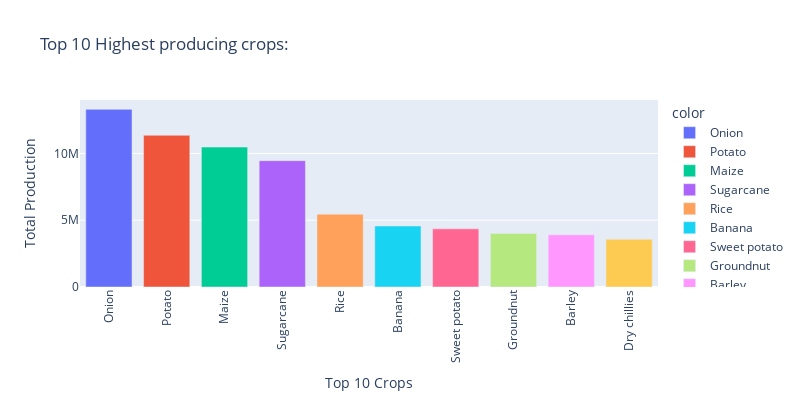

Notebook code for this chart:
### Code cell
crops = data.groupby(by="Crop")["Production"].sum().sort_values(ascending=False).index
production = data.groupby(by="Crop")["Production"].sum().sort_values(ascending=False).values

fig = px.bar(x=crops[:10], y=production[:10], color=crops[:10], title="Top 10 Highest producing crops:")

fig.update_layout(
    xaxis_tickangle=-90,
    xaxis_tickmode='linear',
    width=800,
    height=400,
    xaxis_title = "Top 10 Crops",
    yaxis_title = "Total Production"
)

fig.show()

### Figure 1 — Plotly figure (JSON) as saved in the notebook; plotly's stock layout.template omitted (floating-point values rounded to 4 significant figures)
{"data": [{"hovertemplate": "color=Onion<br>x=%{x}<br>y=%{y}<extra></extra>", "legendgroup": "Onion", "marker": {"color": "#636efa", "pattern": {"shape": ""}}, "name": "Onion", "orientation": "v", "showlegend": true, "textposition": "auto", "type": "bar", "x": ["Onion"], "xaxis": "x", "y": [13300000.0], "yaxis": "y"}, {"hovertemplate": "color=Potato<br>x=%{x}<br>y=%{y}<extra></extra>", "legendgroup": "Potato", "marker": {"color": "#EF553B", "pattern": {"shape": ""}}, "name": "Potato", "orientation": "v", "showlegend": true, "textposition": "auto", "type": "bar", "x": ["Potato"], "xaxis": "x", "y": [11360000.0], "yaxis": "y"}, {"hovertemplate": "color=Maize<br>x=%{x}<br>y=%{y}<extra></extra>", "legendgroup": "Maize", "marker": {"color": "#00cc96", "pattern": {"shape": ""}}, "name": "Maize", "orientation": "v", "showlegend": true, "textposition": "auto", "type": "bar", "x": ["Maize"], "xaxis": "x", "y": [10480000.0], "yaxis": "y"}, {"hovertemplate": "color=Sugarcane<br>x=%{x}<br>y=%{y}<extra></extra>", "legendgroup": "Sugarcane", "marker": {"color": "#ab63fa", "pattern": {"shape": ""}}, "name": "Sugarcane", "orientation": "v", "showlegend": true, "textposition": "auto", "type": "bar", "x": ["Sugarcane"], "xaxis": "x", "y": [9457000.0], "yaxis": "y"}, {"hovertemplate": "color=Rice<br>x=%{x}<br>y=%{y}<extra></extra>", "legendgroup": "Rice", "marker": {"color": "#FFA15A", "pattern": {"shape": ""}}, "name": "Rice", "orientation": "v", "showlegend": true, "textposition": "auto", "type": "bar", "x": ["Rice"], "xaxis": "x", "y": [5453000.0], "yaxis": "y"}, {"hovertemplate": "color=Banana<br>x=%{x}<br>y=%{y}<extra></extra>", "legendgroup": "Banana", "marker": {"color": "#19d3f3", "pattern": {"shape": ""}}, "name": "Banana", "orientation": "v", "showlegend": true, "textposition": "auto", "type": "bar", "x": ["Banana"], "xaxis": "x", "y": [4569000.0], "yaxis": "y"}, {"hovertemplate": "color=Sweet potato<br>x=%{x}<br>y=%{y}<extra></extra>", "legendgroup": "Sweet potato", "marker": {"color": "#FF6692", "pattern": {"shape": ""}}, "name": "Sweet potato", "orientation": "v", "showlegend": true, "textposition": "auto", "type": "bar", "x": ["Sweet potato"], "xaxis": "x", "y": [4355000.0], "yaxis": "y"}, {"hovertemplate": "color=Groundnut<br>x=%{x}<br>y=%{y}<extra></extra>", "legendgroup": "Groundnut", "marker": {"color": "#B6E880", "pattern": {"shape": ""}}, "name": "Groundnut", "orientation": "v", "showlegend": true, "textposition": "auto", "type": "bar", "x": ["Groundnut"], "xaxis": "x", "y": [4008000.0], "yaxis": "y"}, {"hovertemplate": "color=Barley<br>x=%{x}<br>y=%{y}<extra></extra>", "legendgroup": "Barley", "marker": {"color": "#FF97FF", "pattern": {"shape": ""}}, "name": "Barley", "orientation": "v", "showlegend": true, "textposition": "auto", "type": "bar", "x": ["Barley"], "xaxis": "x", "y": [3906000.0], "yaxis": "y"}, {"hovertemplate": "color=Dry chillies<br>x=%{x}<br>y=%{y}<extra></extra>", "legendgroup": "Dry chillies", "marker": {"color": "#FECB52", "pattern": {"shape": ""}}, "name": "Dry chillies", "orientation": "v", "showlegend": true, "textposition": "auto", "type": "bar", "x": ["Dry chillies"], "xaxis": "x", "y": [3574000.0], "yaxis": "y"}], "layout": {"barmode": "relative", "height": 400, "legend": {"title": {"text": "color"}, "tracegroupgap": 0}, "title": {"text": "Top 10 Highest producing crops:"}, "width": 800, "xaxis": {"anchor": "y", "domain": [0, 1], "tickangle": -90, "tickmode": "linear", "title": {"text": "Top 10 Crops"}}, "yaxis": {"anchor": "x", "domain": [0, 1], "title": {"text": "Total Production"}}}}
